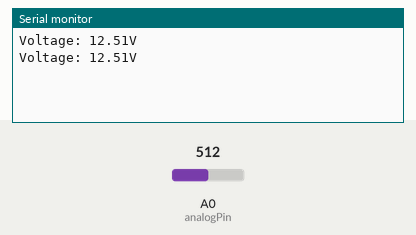
A sketch run on a simulated Arduino Uno, built with avr-gcc and run on an emulated ATmega328P. Shown: the last lines printed to the serial monitor. Inputs (shaded band) come from the test bench; at power-on: A0 (analogPin) = 512. Sleep ends after the set time or at an interrupt. At 15.1 s the program stops and its outputs stay as they are.

Above: at 5.8 s.
5.9 s: A0 (analogPin) set to 716
At 10.8 s:
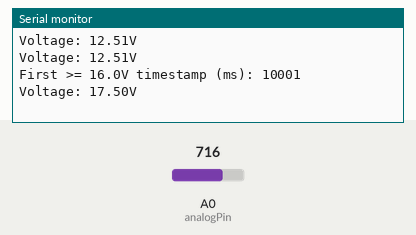
11.9 s: A0 (analogPin) set to 511
At 16.3 s:
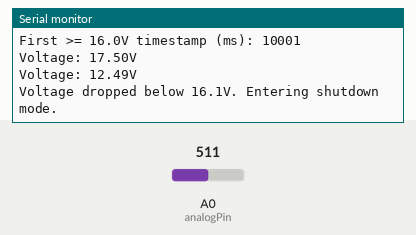
Timing chart, 0 to 16.6 s (numbered marks = the images above; inputs shaded):
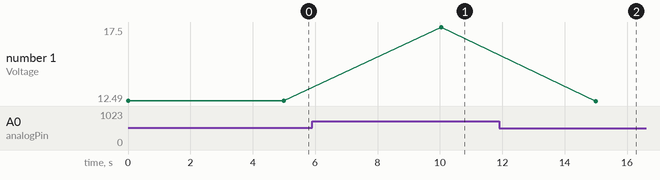

The sketch:

voltage_monitor_UnoR3.ino.ino
```cpp
/*
  Arduino Uno 5V Voltage Monitor
  Reads a voltage on A0 and prints it to the Serial Monitor.
*/

#include <AVR/sleep.h>

const int analogPin = A0;  // Pin connected to voltage source
float vInput = 0.0;        // Variable to store measured voltage
float vRef = 5.0;          // Reference voltage (5V)
const float voltageScaleFactor = 5.0;
const float reachedVoltageThreshold = 16.0;
const float shutdownVoltageThreshold = 15.1;

unsigned long firstReached16Timestamp = 0;
bool reached16V = false;

void shutdownArduino() {
  Serial.println("Voltage dropped below 16.1V. Entering shutdown mode.");
  delay(100);
  set_sleep_mode(SLEEP_MODE_PWR_DOWN);
  sleep_enable();
  sleep_cpu();
}

void setup() {
  Serial.begin(9600);      // Start serial communication
}

void loop() {
  int sensorValue = analogRead(analogPin);

  vInput = ((sensorValue * vRef) / 1023.0) * voltageScaleFactor;

  if (!reached16V && vInput >= reachedVoltageThreshold) {
    reached16V = true;
    firstReached16Timestamp = millis();
    Serial.print("First >= 16.0V timestamp (ms): ");
    Serial.println(firstReached16Timestamp);
  }

  Serial.print("Voltage: ");
  Serial.print(vInput);
  Serial.println("V");

  if (reached16V && vInput < shutdownVoltageThreshold) {
    shutdownArduino();
  }

  delay(5000);
}
```

Measured:
- after the input at 5.9 s, the serial monitor: prints a new line after 4.1 s (image 1)
- after the input at 11.9 s, the serial monitor: prints a new line after 3.1 s (image 2)
- plotted number 1: 12.51 → 17.5 after the input at 5.9 s, 17.5 → 12.49 after the input at 11.9 s
